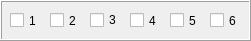
     <widget class="QFrame" name="frame_multihead_graph">
      <property name="geometry">
       <rect>
        <x>200</x>
        <y>10</y>
        <width>251</width>
        <height>41</height>
       </rect>
      </property>
      <property name="frameShape">
       <enum>QFrame::Box</enum>
      </property>
      <property name="frameShadow">
       <enum>QFrame::Raised</enum>
      </property>
      <widget class="QCheckBox" name="checkBox_mca_1">
       <property name="enabled">
        <bool>true</bool>
       </property>
       <property name="geometry">
        <rect>
         <x>10</x>
         <y>10</y>
         <width>31</width>
         <height>21</height>
        </rect>
       </property>
       <property name="text">
        <string>1</string>
       </property>
      </widget>
      <widget class="QCheckBox" name="checkBox_mca_2">
       <property name="enabled">
        <bool>true</bool>
       </property>
       <property name="geometry">
        <rect>
         <x>50</x>
         <y>10</y>
         <width>31</width>
         <height>21</height>
        </rect>
       </property>
       <property name="text">
        <string>2</string>
       </property>
      </widget>
      <widget class="QCheckBox" name="checkBox_mca_3">
       <property name="enabled">
        <bool>true</bool>
       </property>
       <property name="geometry">
        <rect>
         <x>90</x>
         <y>10</y>
         <width>31</width>
         <height>20</height>
        </rect>
       </property>
       <property name="text">
        <string>3</string>
       </property>
      </widget>
      <widget class="QCheckBox" name="checkBox_mca_4">
       <property name="enabled">
        <bool>true</bool>
       </property>
       <property name="geometry">
        <rect>
         <x>130</x>
         <y>10</y>
         <width>31</width>
         <height>21</height>
        </rect>
       </property>
       <property name="text">
        <string>4</string>
       </property>
      </widget>
      <widget class="QCheckBox" name="checkBox_mca_5">
       <property name="enabled">
        <bool>true</bool>
       </property>
       <property name="geometry">
        <rect>
         <x>170</x>
         <y>10</y>
         <width>31</width>
         <height>21</height>
        </rect>
       </property>
       <property name="text">
        <string>5</string>
       </property>
      </widget>
      <widget class="QCheckBox" name="checkBox_mca_6">
       <property name="enabled">
        <bool>true</bool>
       </property>
       <property name="geometry">
        <rect>
         <x>210</x>
         <y>10</y>
         <width>31</width>
         <height>21</height>
        </rect>
       </property>
       <property name="text">
        <string>6</string>
       </property>
      </widget>
     </widget>
